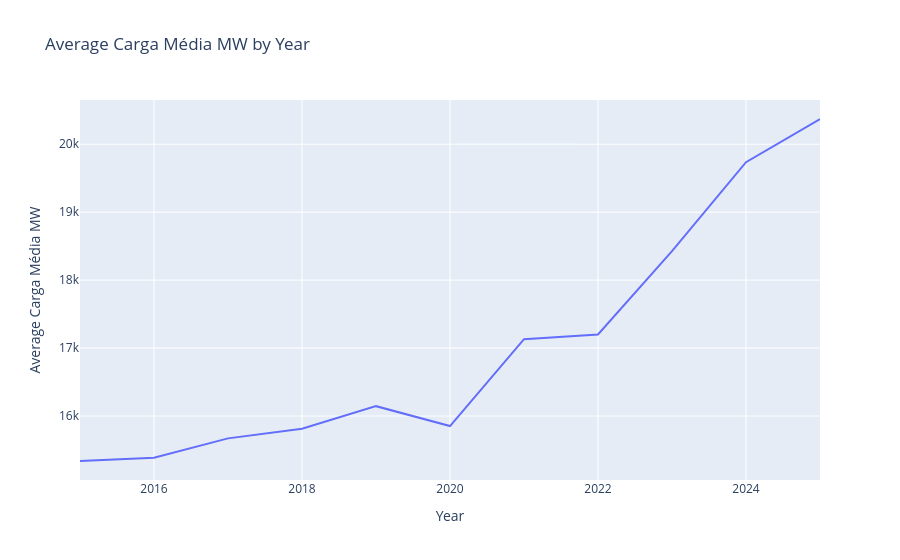

Here is the notebook cell this chart was saved with:
### Code cell
import pandas as pd
import plotly.express as px
# Load all the data files
"""file_paths = [
    './data/CARGA_ENERGIA_2015.csv', './data/CARGA_ENERGIA_2016.csv', './data/CARGA_ENERGIA_2017.csv',
    './data/CARGA_ENERGIA_2018.csv', './data/CARGA_ENERGIA_2019.csv', './data/CARGA_ENERGIA_2020.csv',
    './data/CARGA_ENERGIA_2021.csv', './data/CARGA_ENERGIA_2022.csv', './data/CARGA_ENERGIA_2023.csv',
    './data/CARGA_ENERGIA_2024.csv', './data/CARGA_ENERGIA_2025.csv'
]"""

# Combine all the data into a single dataframe
file_paths = [f'./data/CARGA_ENERGIA_{year}.csv' for year in range(2015, 2026)]
yearly_data = pd.concat((pd.read_csv(file) for file in file_paths), ignore_index=True)

# Split the single column into multiple columns
yearly_data[['id_subsistema', 'nom_subsistema', 'din_instante', 'val_cargaenergiamwmed']] = yearly_data['id_subsistema;nom_subsistema;din_instante;val_cargaenergiamwmed'].str.split(';', expand=True)

# Convert the 'din_instante' column to datetime
yearly_data['din_instante'] = pd.to_datetime(yearly_data['din_instante'])

# Convert 'val_cargaenergiamwmed' to numeric
yearly_data['val_cargaenergiamwmed'] = pd.to_numeric(yearly_data['val_cargaenergiamwmed'])

# Aggregate the data by year
yearly_data['year'] = yearly_data['din_instante'].dt.year
agg_yearly_data = yearly_data.groupby('year', as_index=False)['val_cargaenergiamwmed'].mean()

# Create the line plot
fig_yearly = px.line(
    agg_yearly_data,
    x='year',
    y='val_cargaenergiamwmed',
    title='Average Carga Média MW by Year',
    labels={'val_cargaenergiamwmed': 'Average Carga Média MW', 'year': 'Year'}
)

fig_yearly.show()

### Figure 1 — Plotly figure (JSON) as saved in the notebook; plotly's stock layout.template omitted (floating-point values rounded to 4 significant figures)
{"data": [{"hovertemplate": "Year=%{x}<br>Average Carga Média MW=%{y}<extra></extra>", "legendgroup": "", "line": {"color": "#636efa", "dash": "solid"}, "marker": {"symbol": "circle"}, "mode": "lines", "name": "", "orientation": "v", "showlegend": false, "type": "scatter", "x": [2015, 2016, 2017, 2018, 2019, 2020, 2021, 2022, 2023, 2024, 2025], "xaxis": "x", "y": [15340.0, 15390.0, 15670.0, 15810.0, 16150.0, 15850.0, 17130.0, 17200.0, 18430.0, 19740.0, 20370.0], "yaxis": "y"}], "layout": {"legend": {"tracegroupgap": 0}, "title": {"text": "Average Carga Média MW by Year"}, "xaxis": {"anchor": "y", "domain": [0, 1], "title": {"text": "Year"}}, "yaxis": {"anchor": "x", "domain": [0, 1], "title": {"text": "Average Carga Média MW"}}}}
